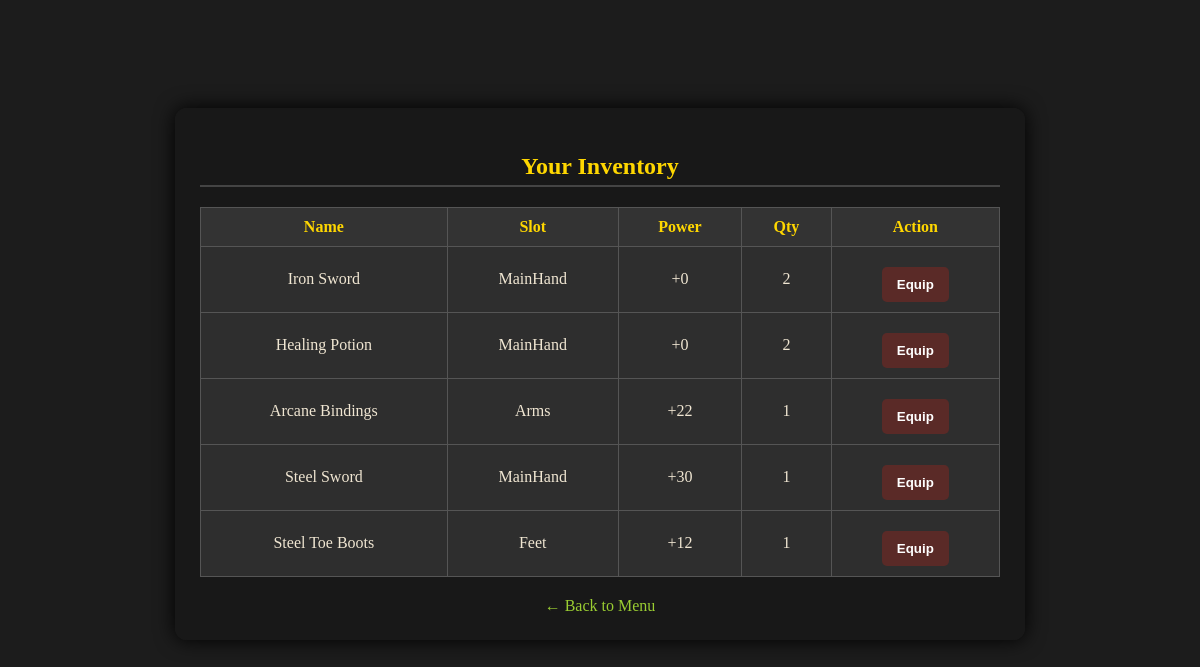
Page /equip.php (signed in) on the committed database.
### tables this page shows
CREATE TABLE `inventory` (
  `inv_id` int(11) NOT NULL,
  `char_id` int(11) DEFAULT NULL,
  `item_id` int(11) DEFAULT NULL,
  `quantity` int(11) DEFAULT NULL
);

CREATE TABLE `items` (
  `item_id` int(11) NOT NULL,
  `name` varchar(50) DEFAULT NULL,
  `type` enum('Weapon','Armor','Consumable','Misc') DEFAULT NULL,
  `effect` text DEFAULT NULL,
  `slot` enum('MainHand','OffHand','Head','Torso','Legs','Arms','Hands','Feet','Finger1','Finger2') DEFAULT 'MainHand',
  `power_value` int(11) DEFAULT 0
);

### equip.php (the view, shortened to what this page needs)
<?php
include 'db.php';
$user_id = $_SESSION['user_id'];
$char_result = mysqli_query($conn, "SELECT char_id FROM Characters WHERE user_id = $user_id");
$char = mysqli_fetch_assoc($char_result);
$char_id = $char['char_id'] ?? null;
$inventory = mysqli_query($conn,
    "SELECT I.item_id, I.name, I.slot, I.power_value, Inv.quantity
     FROM Inventory Inv
     JOIN Items I ON Inv.item_id = I.item_id
     WHERE Inv.char_id = $char_id AND Inv.quantity > 0");
?>
<!DOCTYPE html>
<html>
<head>
    <link rel="stylesheet" type="text/css" href="style.css">
</head>
<body>
<div class="equip-wrapper">
    <h2> Your Inventory</h2>
    <table>
        <tr>
            <th>Name</th>
            <th>Slot</th>
            <th>Power</th>
            <th>Qty</th>
            <th>Action</th>
        </tr>
        <?php while ($item = mysqli_fetch_assoc($inventory)): ?>
            <tr>
                <td><?= htmlspecialchars($item['name']) ?></td>
                <td><?= $item['slot'] ?></td>
                <td>+<?= $item['power_value'] ?></td>
                <td><?= $item['quantity'] ?></td>
                <td>
                    <form method="post">
                        <button type="submit" name="equip">Equip</button>
                    </form>
                </td>
            </tr>
        <?php endwhile; ?>
    </table>
    <div class="back-link">
        <a href="menu.php">← Back to Menu</a>
    </div>
</div>
</body>
</html>

### style.css (style rules this page uses)
body { background-color: #1c1c1c; color: #f0e6d2; font-family: 'Georgia', serif; padding: 20px; }
h2, h3 { color: #ffd700; border-bottom: 2px solid #444; padding-bottom: 5px; margin-bottom: 15px; }
table { border-collapse: collapse; width: 100%; margin-top: 15px; background-color: #2e2e2e; }
table, th, td { border: 1px solid #555; }
th { background-color: #444; color: #ffd700; padding: 10px; text-align: left; }
td { padding: 10px; }
button { background-color: #5a2a27; color: #fff; border: none; padding: 10px 15px; margin-top: 10px; cursor: pointer; font-weight: bold; border-radius: 5px; }
a { color: #9acd32; text-decoration: none; }

### equip.php (style rules this page uses)
.equip-wrapper { max-width: 800px; margin: 80px auto; background-color: rgba(25, 25, 25, 0.9); padding: 25px; border-radius: 12px; box-shadow: 0 0 20px #000; }
.equip-wrapper h2 { text-align: center; color: #ffd700; }
.equip-wrapper table { width: 100%; border-collapse: collapse; margin-top: 20px; }
.equip-wrapper th, .equip-wrapper td { border: 1px solid #555; padding: 10px; text-align: center; }
.equip-wrapper th { background-color: #333; color: #ffd700; }
.equip-wrapper td form { margin: 0; }
.back-link { text-align: center; margin-top: 20px; }
.back-link a { color: #9acd32; }

### rows in the picture
inventory: item.name "Iron Sword", item.slot "MainHand", item.power_value "0", quantity "2"
inventory: item.name "Healing Potion", item.slot "MainHand", item.power_value "0", quantity "2"
inventory: item.name "Arcane Bindings", item.slot "Arms", item.power_value "22", quantity "1"
inventory: item.name "Steel Sword", item.slot "MainHand", item.power_value "30", quantity "1"
inventory: item.name "Steel Toe Boots", item.slot "Feet", item.power_value "12", quantity "1"
